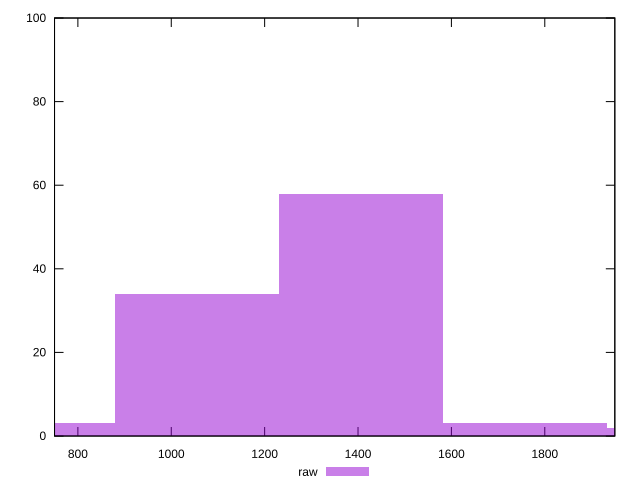

Write the gnuplot code that produced this figure.
reset

$raw <<EOF
1054.605420826028 34
1406.1405611013706 58
1757.6757013767133 3
703.0702805506853 3
2109.210841652056 2
EOF

set key outside below
set boxwidth 351.53514027534266
set xrange [750:1950]
set yrange [0:100]
set trange [0:100]
set style fill transparent solid 0.5 noborder
set terminal svg size 640, 490 enhanced background rgb 'white'
set output "reprap/uses-webp-images/samples/pages+cached+noexternal/raw/histogram.svg"

plot $raw title "raw" with boxes

reset
